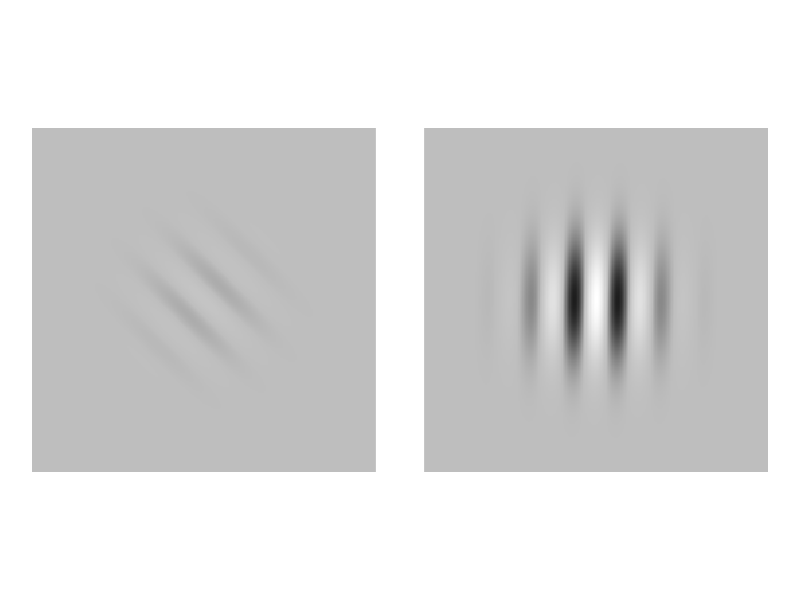

Source code (R):
library(ggplot2)
library(patchwork)

make_gabor <- function(size = 256, sigma = 30, freq = 0.03,
                       phase = 0, theta = 0, contrast = 1){
  
  x <- seq(-size/2, size/2, length.out = size)
  y <- seq(-size/2, size/2, length.out = size)
  grid <- expand.grid(x = x, y = y)
  
  x_theta <- grid$x*cos(theta) + grid$y*sin(theta)
  y_theta <- -grid$x*sin(theta) + grid$y*cos(theta)
  
  gaussian <- exp(-(x_theta^2 + y_theta^2)/(2*sigma^2))
  sinusoid <- cos(2*pi*freq*x_theta + phase)
  grid$gabor <- contrast * gaussian * sinusoid
  
  return(grid)
}

p1 <- ggplot(make_gabor(theta = pi/4, contrast = 0.1), aes(x, y, fill = gabor)) +
  geom_raster() +
  scale_fill_gradient2(low = "black", mid = "gray", high = "white", limits = c(-1, 1)) +
  coord_equal() +
  theme_void() +
  theme(legend.position = "none")

p2 <- ggplot(make_gabor(theta = -pi/180, contrast = 1), aes(x, y, fill = gabor)) +
  geom_raster() +
  scale_fill_gradient2(low = "black", mid = "gray", high = "white", limits = c(-1, 1)) +
  coord_equal() +
  theme_void() +
  theme(legend.position = "none")

g1 <- list(p1, p2)
g1 <- lapply(g1, function(p) {
  p + theme(
    legend.position = "none",
    plot.margin = margin(t = 5, r = 5, b = 5, l = 5, unit = "pt")
  )
})

gabor <- wrap_plots(g1, nrow = 1)
ggsave("gabor.png", gabor, width = 4, height = 2, dpi = 300, bg = "white")
